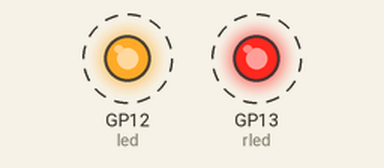
Recording of a program running on a simulated Raspberry Pi Pico running MicroPython. On the bench: output pins drawn as LEDs (lit = HIGH). Dashed ring = blinking. What the program prints to the serial console is not drawn. At 4.0 s the program stops and its outputs stay as they are.

Above: at 0.2 s.
Timing chart, 0 to 3.0 s (numbered marks = the images above):
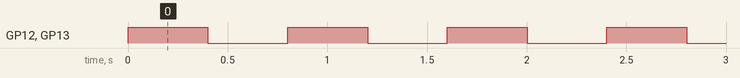

Measured:
- by itself, GP12 (led), GP13 (rled): alternates HIGH for 0.40 s and LOW for 0.40 s, 10 changes in all, then stays LOW

The program:

program_two.py
```python
# program_two.py slow blinking on board led for using main.py that is controllable
# program_one.py is the companion program
'''
>>> import os
>>> os.listdir()
['Program_1.py']
>>> os.rename('Program_1.py' ,  'Prog_1.py')
>>> os.listdir()
['Prog_1.py']
>>> os.getcwd()
'/'
>>> os.remove('Prog_1.py')
>>> os.mkdir('lib')
>>> os.remove('lib')
>>> os.chdir('my_folder')
>>> os.getcwd()
'/my_folder'

'''

import utime
import sys
from machine import Pin,Timer
#led =Pin("LED",Pin.OUT)
led=Pin(12,Pin.OUT)
rled=Pin(13,Pin.OUT)
print("Program Two is running!")
tim=Timer(3)
def tick(timer):
    global led, rled
    led.toggle()
try:
    for i in range(10):
        print(f"Program Two: {i}")
        led.toggle()
        rled.toggle()
        utime.sleep(0.4)
    #tim.init(freq=2.5, mode=Timer.PERIODIC, callback=tick)
    print("Program One finished.")
except KeyboardInterrupt:
    print('exiting')
    sys.exit()


'''
from machine import Pin, Timer

led = Pin("LED", Pin.OUT)
tim = Timer()
def tick(timer):
    global led
    led.toggle()

tim.init(freq=2.5, mode=Timer.PERIODIC, callback=tick)
'''
'''

import time
from machine import Pin

led = Pin(12, Pin.OUT)
rled = Pin(13, Pin.OUT)

print("Program Two is running!")

for i in range(10):
    print(f"Program Two: {i}")
    led.value(not led.value())
    rled.value(not rled.value())
    time.sleep(0.4)

print("Program Two finished.")
'''
```
